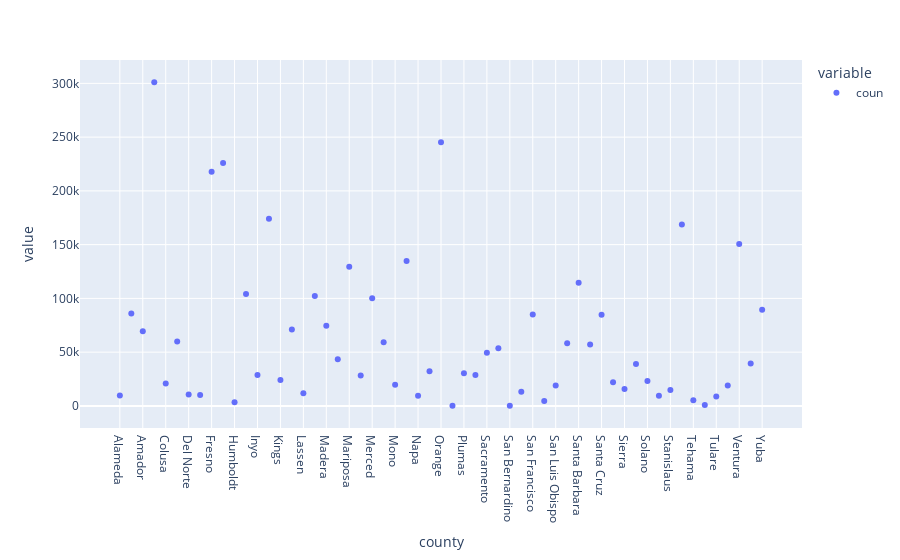

The cell this chart's notebook holds for it:
### Code cell
px.scatter(df_11.groupby("county").agg(coun=("county","count")))

### Figure 1 — Plotly figure (JSON) as saved in the notebook; plotly's stock layout.template omitted (floating-point values rounded to 4 significant figures)
{"data": [{"hovertemplate": "variable=coun<br>county=%{x}<br>value=%{y}<extra></extra>", "legendgroup": "coun", "marker": {"color": "#636efa", "symbol": "circle"}, "mode": "markers", "name": "coun", "orientation": "v", "showlegend": true, "type": "scatter", "x": ["Alameda", "Alpine", "Amador", "Calaveras", "Colusa", "Contra Costa", "Del Norte", "El Dorado", "Fresno", "Glenn", "Humboldt", "Imperial", "Inyo", "Kern", "Kings", "Lake", "Lassen", "Los Angeles", "Madera", "Marin", "Mariposa", "Mendocino", "Merced", "Modoc", "Mono", "Monterey", "Napa", "Nevada", "Orange", "Placer", "Plumas", "Riverside", "Sacramento", "San Benito", "San Bernardino", "San Diego", "San Francisco", "San Joaquin", "San Luis Obispo", "San Mateo", "Santa Barbara", "Santa Clara", "Santa Cruz", "Shasta", "Sierra", "Siskiyou", "Solano", "Sonoma", "Stanislaus", "Sutter", "Tehama", "Trinity", "Tulare", "Tuolumne", "Ventura", "Yolo", "Yuba"], "xaxis": "x", "y": [9758, 86015, 69336, 301139, 20917, 59855, 10627, 10061, 217811, 226041, 3487, 104080, 28829, 174077, 24104, 70978, 11840, 102154, 74525, 43374, 129502, 28359, 100134, 59306, 19615, 134739, 9486, 32301, 245318, 110, 30485, 28837, 49380, 53575, 54, 13174, 85067, 4480, 19024, 58194, 114643, 57173, 84773, 22099, 15801, 38975, 23224, 9449, 14688, 168848, 5208, 823, 8797, 18999, 150549, 39418, 89356], "yaxis": "y"}], "layout": {"legend": {"title": {"text": "variable"}, "tracegroupgap": 0}, "margin": {"t": 60}, "xaxis": {"anchor": "y", "domain": [0, 1], "title": {"text": "county"}}, "yaxis": {"anchor": "x", "domain": [0, 1], "title": {"text": "value"}}}}
